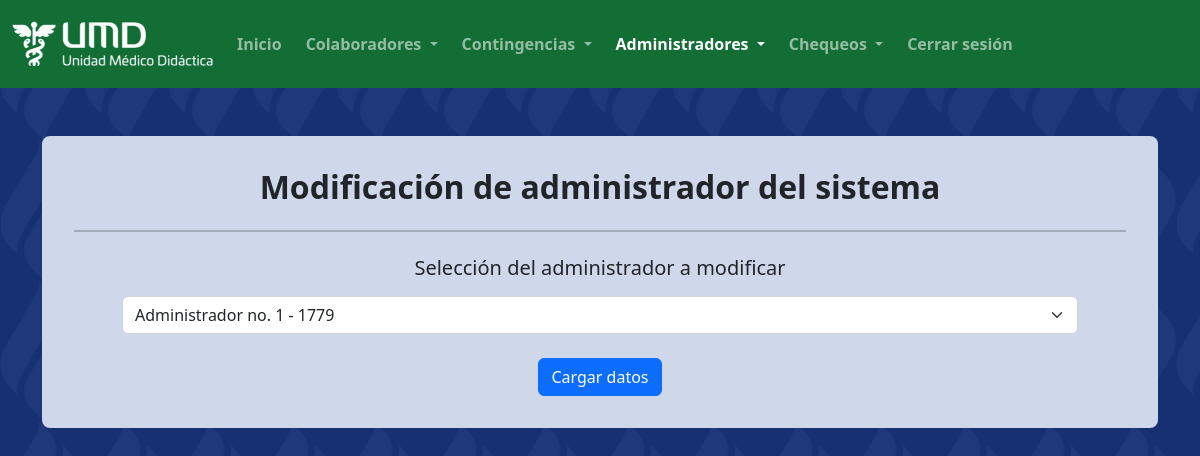
Before: /administrador/modificacion_administradores/modificacion_administrador.php (signed in) with the older database file.
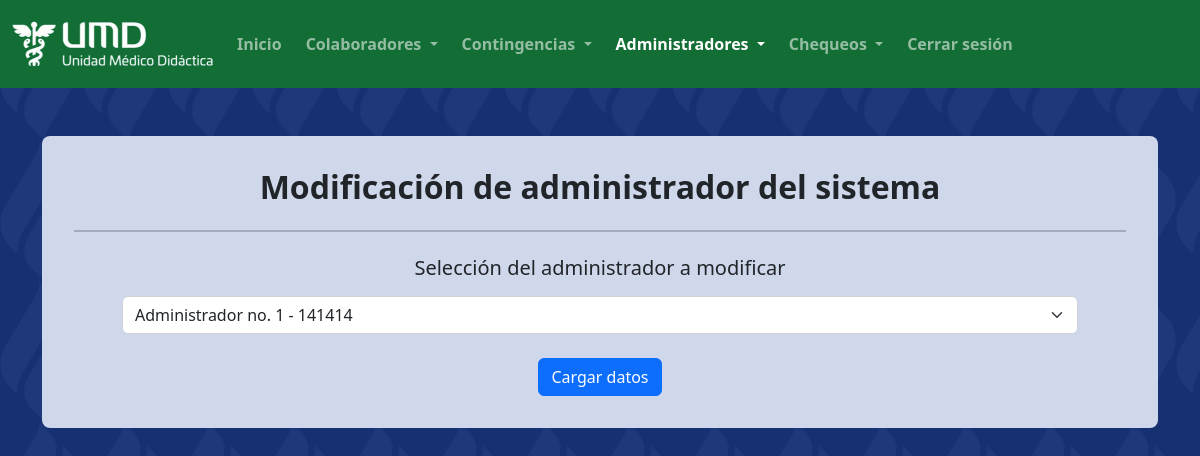
After: the same page with the newer database file.
### tables this page shows
CREATE TABLE `coordinador` (
  `ID` int(10) UNSIGNED NOT NULL,
  `clave` varchar(100) NOT NULL
);

### administrador/modificacion_administradores/modificacion_administrador.php (the view, shortened to what this page needs)
<?php
    $conexion_base = new mysqli("localhost", "root", "", "checadorumd");
    $administradores = $conexion_base->query("SELECT * FROM coordinador;");
?>
<html lang="es" class="invisible">
    <head>
        <link rel="stylesheet" href="../../css/clases_globales.css">
        <link rel="stylesheet" href="../../css/desplazamiento_instantaneo.css">
        <link rel="stylesheet" href="../../css/estilos_administradores.css">
        <link rel="stylesheet" href="../../css/bootstrap/bootstrap-icons.css">
        <link rel="stylesheet" href="../../css/bootstrap/bootstrap.min.css">
        <link rel="stylesheet" href="../../css/dselect.min.css">
    </head>
    <body class="fondo-pantone-azul-oscuro">
        <?php
            include("../componentes_paginas/barra_navegacion.php");
        ?>
        <div class="mx-2 mx-md-0">
            <div class="container-xl my-5">
                <div class="jumbotron fondo-pantone-azul-claro">
                    <h1 class="fs-2 fw-semibold text-center">
                        Modificación de administrador del sistema
                    </h1>
                    <hr class="my-4 border border-1 border-dark">
                    <?php
                    if(isset($administradores) && $administradores->num_rows > 0) {
                    ?>
                    <form method="GET" action="<?=$_SERVER['PHP_SELF']?>" class="mb-0 px-0 px-md-5">
                        <h5 class="text-center mb-3"> Selección del administrador a modificar </h5>
                        <select class="form-select mb-4" name="ID-administrador" id="administradores" required>
                            <?php
                                if(isset($administradores) && $administradores->num_rows > 0) {
                                    $numero_administrador = 0;
                                    while($administrador = $administradores->fetch_row()) {
                                        if(@$_GET["ID-administrador"] == $administrador[0]) {
                                            echo "<option selected value='" . $administrador[0] . "'> Administrador no. "
                                            . ++$numero_administrador . " - " . $administrador[0] . " </option> ";
                                        }
                                        else {
                                            echo "<option value='" . $administrador[0] . "'> Administrador no. "
                                            . ++$numero_administrador . " - " . $administrador[0] . " </option> ";
                                        }
                                    }
                                }
                            ?>
                        </select>
                        <div class="text-center">
                            <button class="btn btn-primary">
                                Cargar datos
                            </button>
                        </div>
                    </form>
                                <?php
                    }
                    ?>
                </div>
            </div>
        </div>
    </body>
</html>

Changed rows visible on the page:
removed coordinador: ID "1779"
now on this page (row unchanged): coordinador: ID "141414"
